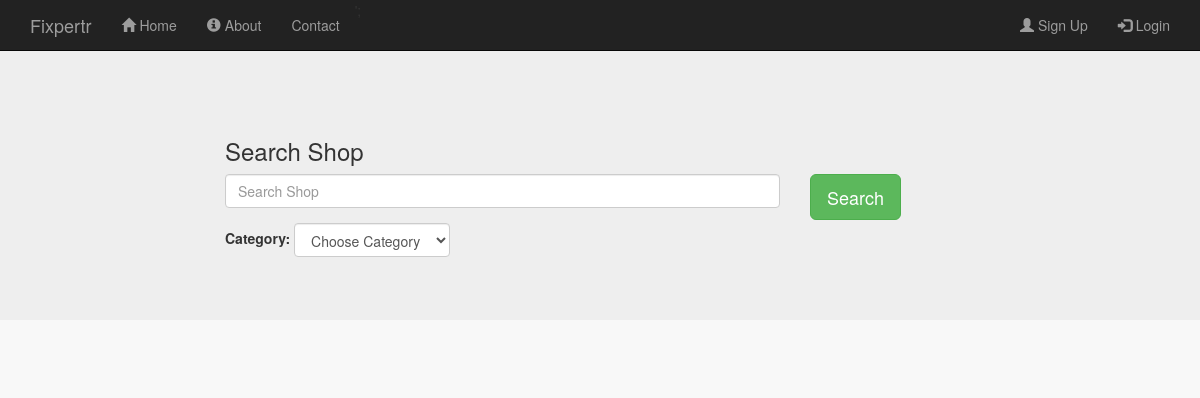
The app's page /public/browse_shops.php, older data.
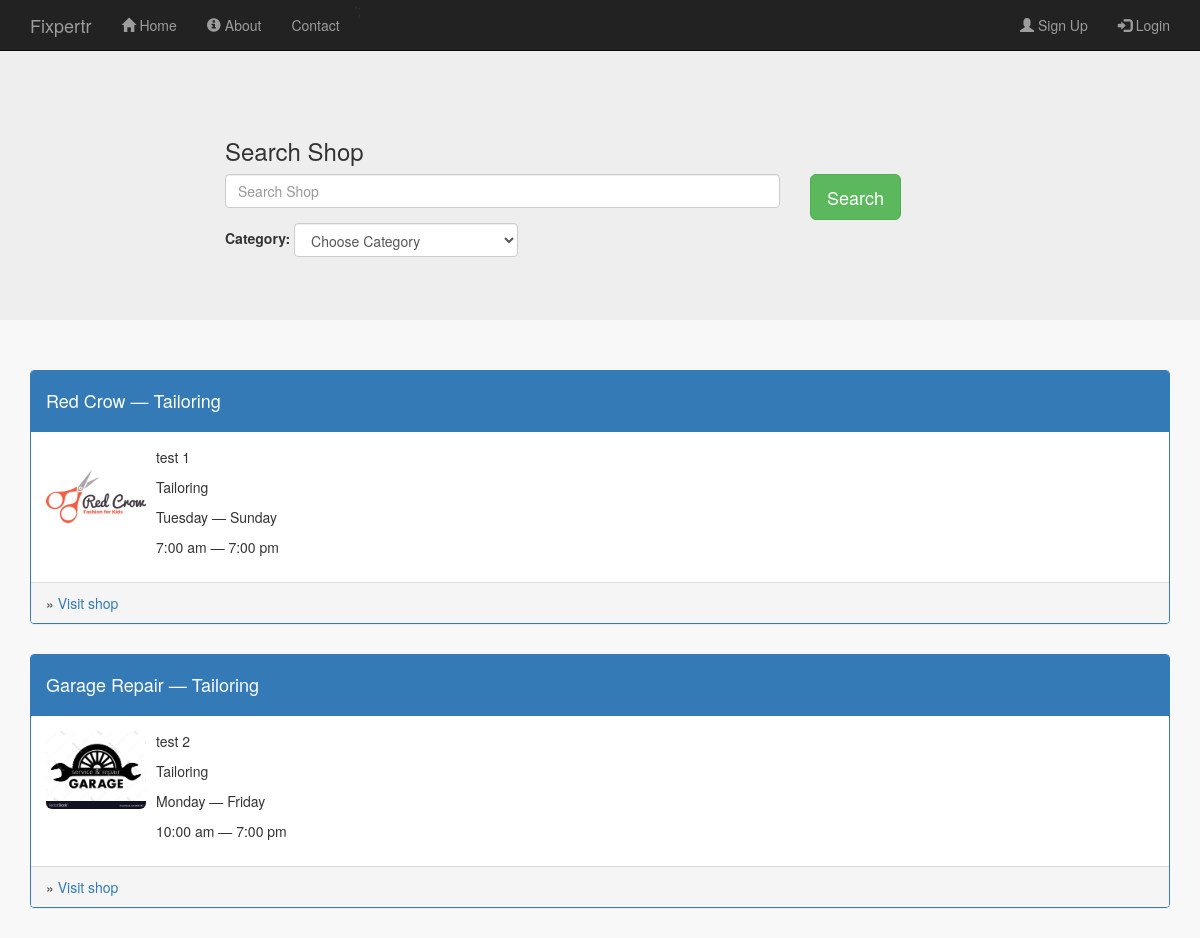
The same page, newer data.
### tables this page shows
CREATE TABLE IF NOT EXISTS `shops` (
  `shop_id` int(11) NOT NULL AUTO_INCREMENT,
  `user_id` int(11) NOT NULL,
  `shop_cat_id` int(11) NOT NULL,
  `shop_name` varchar(256) NOT NULL,
  `shop_description` varchar(256) NOT NULL,
  `shop_image` varchar(256) NOT NULL,
  `shop_contact` varchar(256) NOT NULL,
  `day_start` varchar(20) NOT NULL,
  `day_end` varchar(20) NOT NULL,
  `time_start` time NOT NULL,
  `time_end` time NOT NULL,
  PRIMARY KEY (`shop_id`),
  KEY `shops_ibfk_1` (`user_id`),
  KEY `shop_cat_id` (`shop_cat_id`)
);

CREATE TABLE IF NOT EXISTS `shop_categories` (
  `shop_cat_id` int(11) NOT NULL AUTO_INCREMENT,
  `shop_category` varchar(256) NOT NULL,
  `category_desc` text NOT NULL,
  PRIMARY KEY (`shop_cat_id`)
);

### public/browse_shops.php (the view, shortened to what this page needs)
<?php
   include_once '../includes/db_connection.php';
  if (isset($_GET['keywords']) ) {
    $keywords = mysql_prep($_GET['keywords']);
    $selectCategory = mysql_prep($_GET['selectCategory']);
    if ($keywords =="" && $selectCategory == "") {
       $query = "SELECT * FROM shops WHERE shop_name LIKE '%{$keywords}%' OR shop_category LIKE '%{$keywords}%' ";
        $results = mysqli_query($connection,$query);
    } else if ($keywords =="" && $selectCategory != "") {
       $query = "SELECT * FROM shops WHERE shop_category LIKE '%{$selectCategory}%' ";
      $results = mysqli_query($connection,$query);
    } else if ($keywords !="" && $selectCategory == "") {
       $query = "SELECT * FROM shops WHERE shop_name LIKE '%{$keywords}%' OR shop_category LIKE '%{$keywords}%' ";
      $results = mysqli_query($connection,$query);
    } else if ($keywords !="" && $selectCategory!="") {
      $query = "SELECT * FROM shops WHERE shop_name LIKE '%{$keywords}%' AND shop_category LIKE '%{$selectCategory}%'";
       $results = mysqli_query($connection,$query);
    }
  }
   else {
      $results = mysqli_query($connection,"SELECT * FROM shops,shop_categories WHERE shops.shop_cat_id = shop_categories.shop_cat_id");
  }
?>
<!doctype html>
<html lang="en">
  <head>
    <link rel="stylesheet" type="text/css" href="stylesheets/bootstrap.min.css">
    <link rel="stylesheet" type="text/css" href="stylesheets/mystyles.css">
  </head>
  <body id="browse_shops">
  <?php include '../includes/layouts/header.php';?>
  <div class="jumbotron">
    <div class="content container">
        <div class="row">
          <div class="col-sm-2"> </div>
          <div class="col-sm-4"><h3>Search Shop</h3></div>
        </div>
        <div class="row">
          <form action="browse_shops.php" method="GET">
          <div class="col-sm-6 col-sm-offset-2">
                <div class="form-group">
                  <input type="text" class="form-control" name="keywords" autocomplete="off" placeholder="Search Shop">
                </div>
            <div class="form-group form-inline">
                      <label for="selectCategory">Category:</label>
                            <select class="form-control" name="selectCategory" id="selectCategory" >
                            <option value="">Choose Category</option>
                          </select>
                </div>
          </div>
          <div class="col-sm-2">
              <div class="form-group">
                 <input type="submit" class="btn btn-success btn-lg" value="Search">
              </div>
          </div>
          </form>
        </div>
    </div>
  </div>
  <div class=" container">
        <div class="row">
          <?php while ($row = mysqli_fetch_array($results)) { ?>
             <div class="col-sm-12">
            <ul class="media-list">
              <li class="media">
                 <div class="panel panel-primary">
                    <div class="panel-heading">
                      <h4><?php echo $row['shop_name'];?> &mdash; <?php echo $row['shop_category'];?> </h4>
                    </div>
                    <div class="panel-body">
                        <div class="media-left">
                          <img src="images/<?php echo $row['shop_image'];?>" class="img-rounded">
                        </div>
                         <div class="media-body">
                          <p><?php echo $row['shop_description'];?></p>
                          <p><?php echo $row['shop_category'];?></p>
                          <p><?php echo $row['day_start']; ?> &mdash; <?php echo $row['day_end']; ?>  </p>
                          <p><?php echo date("g:i a", strtotime($row['time_start'])); ?> &mdash; <?php echo date("g:i a", strtotime($row['time_end'])); ?></p>
                        </div>
                    </div>
                     <div class="panel-footer">
                      &raquo; <a href="shop_profile.php?view=<?php echo $row['shop_id']?>">Visit shop</a>
                    </div>
                </div>
              </li>
            </ul>
          </div>
          <?php }?>
        </div>
  </div>
  <?php include '../includes/layouts/footer.php';?>

### includes/layouts/header.php (shortened to what this page needs)
<nav class="navbar navbar-inverse navbar-fixed-top">
  <div class="container">
    <div class="navbar-header">
      <a class="navbar-brand" href="#">Fixpertr</a>
    </div>
    <div class="collapse navbar-collapse" id="collapsemenu">
      <?php if (isset($_SESSION['u_id'])) { ?>
        <?php if ($_SESSION['u_type'] == "Service Provider") { ?>
      <ul class="nav navbar-nav">
      <li ><a href="profile.php"><span class="glyphicon glyphicon-user"></span> My Profile</a></li>
      <li><a href="my_shops.php"><span class="glyphicon glyphicon-wrench"></span> My Shops</a></li>
      <li><a href="my_schedules.php"><span class="glyphicon glyphicon-calendar"></span> My Schedules</a></li>
      <li><a href="browse_shops.php"></span> Browse Shops</a></li>
      <li>
        <?php
          if (isset($_GET['search'])) {
          }
        ?>
        <form class="navbar-form" action="shop_profile.php" method="GET">
          <div class="form-group">
            <input type="text"  name="search" class="form-control" placeholder="Search Shop">
          </div>
          <button type="submit" name="search_btn" class="btn btn-primary">Go</button>
        </form>
      </li>
      </ul>
      <?php } else { ?>
        <ul class="nav navbar-nav">
        <li ><a href="profile.php"><span class="glyphicon glyphicon-user"></span> My Profile</a></li>
         <li><a href="my_schedules.php"><span class="glyphicon glyphicon-calendar"></span> My Schedules</a></li>
        <li><a href="browse_shops.php"></span> Browse Shops</a></li>
        <li>
          <form class="navbar-form" action="../includes/logout.inc.php" method="post">
            <div class="form-group">
              <input type="text"  name="search_shop" class="form-control" placeholder="Search Shop">
            </div>
            <button type="submit" name="search_btn" class="btn btn-primary">Go</button>
          </form>
        </li>
        </ul>
      <?php } ?>
       <ul class="nav navbar-nav navbar-right">
            <li class = "navbar-text">Welcome, <?php echo $_SESSION['u_uid']; ?> </li>
            <li>
              <form class="navbar-form" action="../includes/logout.inc.php" method="post">
                <button type="submit" name="submit" class="btn btn-primary"><span class="glyphicon glyphicon-log-out"></span> Logout</button>
              </form>
            </li>
      </ul>
    <?php } else { ?>
    <ul class="nav navbar-nav">
      <li ><a href="index.php"><span class="glyphicon glyphicon-home"></span> Home</a></li>
      <li><a href="about.php"><span class="glyphicon glyphicon-info-sign"></span> About</a></li>
      <li><a href="contact.php">Contact</a></li>';
    </ul>
    <ul class="nav navbar-nav navbar-right">
      <li><a href="signup.php" ><span class="glyphicon glyphicon-user"></span> Sign Up</a> </li>
      <li><a href="login.php"  ><span class="glyphicon glyphicon-log-in"></span> Login</a> </li>
     </ul>
    <?php } ?>
    </div>
  </div>
</nav>

### includes/layouts/footer.php (shortened to what this page needs)
  </body>
</html>

### public/stylesheets/mystyles.css (style rules this page uses)
.content { padding-top: 70px; }
.media img { width: 100px; }
body { background-color: #f8f8f8; }

Row changes from the older to the newer data that the page shows:
added shops: shop_name "Red Crow", shop_cat.shop_category "Tailoring", shop_image (picture), shop_description "test 1", day_start "Tuesday", day_end "Sunday", time_start "7:00 am", time_end "7:00 pm"
added shops: shop_name "Garage Repair", shop_cat.shop_category "Tailoring", shop_image (picture), shop_description "test 2", day_start "Monday", day_end "Friday", time_start "10:00 am", time_end "7:00 pm"
